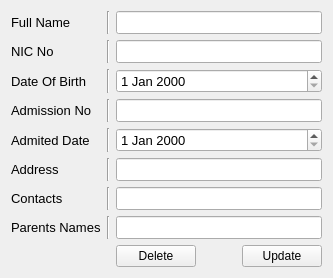
         <widget class="QWidget" name="tab_4">
          <attribute name="title">
           <string>Update/Delete</string>
          </attribute>
          <layout class="QGridLayout" name="gridLayout_7">
           <item row="0" column="2">
            <widget class="QLineEdit" name="lineEdit_12">
             <property name="font">
              <font>
               <pointsize>10</pointsize>
              </font>
             </property>
            </widget>
           </item>
           <item row="1" column="1">
            <widget class="Line" name="line_18">
             <property name="orientation">
              <enum>Qt::Vertical</enum>
             </property>
            </widget>
           </item>
           <item row="2" column="1">
            <widget class="Line" name="line_16">
             <property name="orientation">
              <enum>Qt::Vertical</enum>
             </property>
            </widget>
           </item>
           <item row="0" column="1">
            <widget class="Line" name="line_17">
             <property name="orientation">
              <enum>Qt::Vertical</enum>
             </property>
            </widget>
           </item>
           <item row="1" column="0">
            <widget class="QLabel" name="label_14">
             <property name="font">
              <font>
               <pointsize>10</pointsize>
              </font>
             </property>
             <property name="text">
              <string>NIC No</string>
             </property>
            </widget>
           </item>
           <item row="2" column="2">
            <widget class="QDateEdit" name="dateEdit_4">
             <property name="font">
              <font>
               <pointsize>10</pointsize>
              </font>
             </property>
            </widget>
           </item>
           <item row="1" column="2">
            <widget class="QLineEdit" name="lineEdit_9">
             <property name="font">
              <font>
               <pointsize>10</pointsize>
              </font>
             </property>
            </widget>
           </item>
           <item row="3" column="0">
            <widget class="QLabel" name="label_17">
             <property name="font">
              <font>
               <pointsize>10</pointsize>
              </font>
             </property>
             <property name="text">
              <string>Admission No</string>
             </property>
            </widget>
           </item>
           <item row="0" column="0">
            <widget class="QLabel" name="label_21">
             <property name="font">
              <font>
               <pointsize>10</pointsize>
              </font>
             </property>
             <property name="text">
              <string>Full Name</string>
             </property>
            </widget>
           </item>
           <item row="2" column="0">
            <widget class="QLabel" name="label_20">
             <property name="font">
              <font>
               <pointsize>10</pointsize>
              </font>
             </property>
             <property name="text">
              <string>Date Of Birth</string>
             </property>
            </widget>
           </item>
           <item row="3" column="1">
            <widget class="Line" name="line_14">
             <property name="orientation">
              <enum>Qt::Vertical</enum>
             </property>
            </widget>
           </item>
           <item row="3" column="2">
            <widget class="QLineEdit" name="lineEdit_14">
             <property name="font">
              <font>
               <pointsize>10</pointsize>
              </font>
             </property>
            </widget>
           </item>
           <item row="4" column="1">
            <widget class="Line" name="line_10">
             <property name="orientation">
              <enum>Qt::Vertical</enum>
             </property>
            </widget>
           </item>
           <item row="6" column="0">
            <widget class="QLabel" name="label_16">
             <property name="font">
              <font>
               <pointsize>10</pointsize>
              </font>
             </property>
             <property name="text">
              <string>Contacts</string>
             </property>
            </widget>
           </item>
           <item row="7" column="1">
            <widget class="Line" name="line_13">
             <property name="orientation">
              <enum>Qt::Vertical</enum>
             </property>
            </widget>
           </item>
           <item row="5" column="1">
            <widget class="Line" name="line_15">
             <property name="orientation">
              <enum>Qt::Vertical</enum>
             </property>
            </widget>
           </item>
           <item row="6" column="1">
            <widget class="Line" name="line_12">
             <property name="orientation">
              <enum>Qt::Vertical</enum>
             </property>
            </widget>
           </item>
           <item row="7" column="2">
            <widget class="QLineEdit" name="lineEdit_11">
             <property name="font">
              <font>
               <pointsize>10</pointsize>
              </font>
             </property>
            </widget>
           </item>
           <item row="5" column="2">
            <widget class="QLineEdit" name="lineEdit_10">
             <property name="font">
              <font>
               <pointsize>10</pointsize>
              </font>
             </property>
            </widget>
           </item>
           <item row="7" column="0">
            <widget class="QLabel" name="label_15">
             <property name="font">
              <font>
               <pointsize>10</pointsize>
              </font>
             </property>
             <property name="text">
              <string>Parents Names</string>
             </property>
            </widget>
           </item>
           <item row="4" column="0">
            <widget class="QLabel" name="label_18">
             <property name="font">
              <font>
               <pointsize>10</pointsize>
              </font>
             </property>
             <property name="text">
              <string>Admited Date</string>
             </property>
            </widget>
           </item>
           <item row="4" column="2">
            <widget class="QDateEdit" name="dateEdit_3">
             <property name="font">
              <font>
               <pointsize>10</pointsize>
              </font>
             </property>
            </widget>
           </item>
           <item row="6" column="2">
            <widget class="QLineEdit" name="lineEdit_15">
             <property name="font">
              <font>
               <pointsize>10</pointsize>
              </font>
             </property>
            </widget>
           </item>
           <item row="5" column="0">
            <widget class="QLabel" name="label_13">
             <property name="font">
              <font>
               <pointsize>10</pointsize>
              </font>
             </property>
             <property name="text">
              <string>Address</string>
             </property>
            </widget>
           </item>
           <item row="8" column="2">
            <layout class="QHBoxLayout" name="horizontalLayout_3">
             <item>
              <widget class="QPushButton" name="pushButton_4">
               <property name="text">
                <string>Delete</string>
               </property>
               <property name="icon">
                <iconset resource="clear_st.qrc">
                 <normaloff>:/newPrefix/delete.png</normaloff>:/newPrefix/delete.png</iconset>
               </property>
              </widget>
             </item>
             <item>
              <spacer name="horizontalSpacer_3">
               <property name="orientation">
                <enum>Qt::Horizontal</enum>
               </property>
               <property name="sizeHint" stdset="0">
                <size>
                 <width>40</width>
                 <height>20</height>
                </size>
               </property>
              </spacer>
             </item>
             <item>
              <widget class="QPushButton" name="pushButton_3">
               <property name="text">
                <string>Update</string>
               </property>
               <property name="icon">
                <iconset resource="update_password.qrc">
                 <normaloff>:/newPrefix/update.png</normaloff>:/newPrefix/update.png</iconset>
               </property>
              </widget>
             </item>
            </layout>
           </item>
          </layout>
         </widget>
